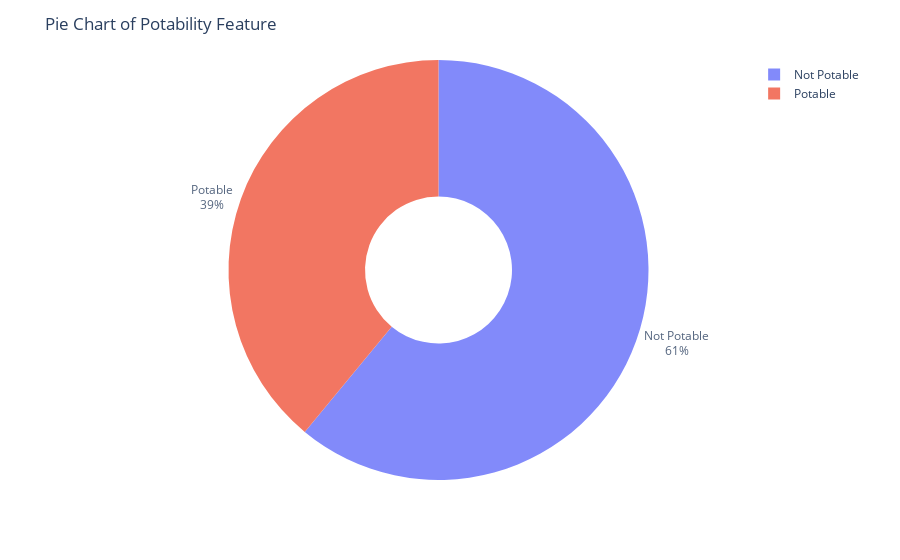

The notebook cell saved with this chart:
### Code cell
d = pd.DataFrame(df["Potability"].value_counts())
fig = px.pie(d, values = "Potability", names = ["Not Potable", "Potable"], hole = 0.35, opacity = 0.8,
            labels = {"label" :"Potability","Potability":"Number of Samples"})
fig.update_layout(title = dict(text = "Pie Chart of Potability Feature"))
fig.update_traces(textposition = "outside", textinfo = "percent+label")
fig.show()

### Figure 1 — Plotly figure (JSON) as saved in the notebook; plotly's stock layout.template omitted (floating-point values rounded to 4 significant figures)
{"data": [{"domain": {"x": [0, 1], "y": [0, 1]}, "hole": 0.35, "hovertemplate": "label=%{label}<br>Number of Samples=%{value}<extra></extra>", "labels": ["Not Potable", "Potable"], "legendgroup": "", "name": "", "opacity": 0.8, "showlegend": true, "textinfo": "percent+label", "textposition": "outside", "type": "pie", "values": [1998, 1278]}], "layout": {"autosize": true, "legend": {"tracegroupgap": 0}, "margin": {"t": 60}, "title": {"text": "Pie Chart of Potability Feature"}}}
